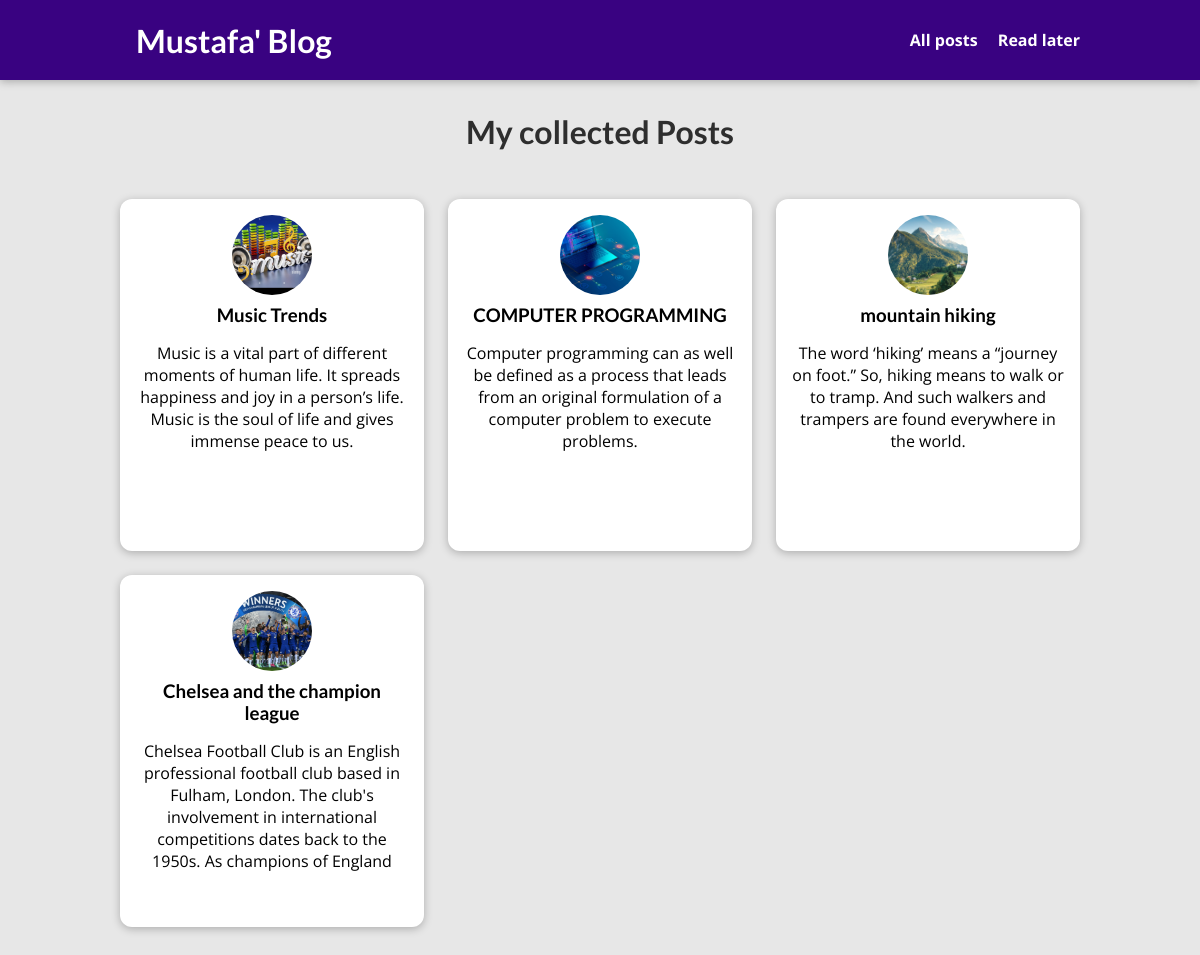
/posts/, run on the app's committed database.
### Blog/models.py (models this page shows, shortened)
class Post(models.Model):
    title = models.CharField(max_length=50)
    excerpt = models.CharField(max_length=200)
    image = models.ImageField(upload_to="posts", null=True, )
    date = models.DateField(auto_now=True)
    slug = models.SlugField(unique=True, db_index=True, )
    content = models.TextField(validators=[MinLengthValidator(10)])
    author = models.ForeignKey(Author, on_delete=models.SET_NULL, null=True, related_name="posts")
    tags = models.ManyToManyField(Tag, )

### Blog/views.py (the view)
# urls.py: path('posts/', views.AllPostsView.as_view(), name='posts-page'),
class AllPostsView(ListView):
    model = Post
    template_name = 'Blog/all_posts.html'
    ordering = ['-date']
    context_object_name = "posts"

### Blog/templates/Blog/all_posts.html (shortened to what this page needs)
{% extends "base.html" %}
{% load static %}
{% block css_file %}
    <link rel="stylesheet" href="{% static "Blog/all-posts.css" %}">
    <link rel="stylesheet" href="{% static "Blog/post.css" %}">
{% endblock %}
{% block body_block %}
    <section id="all-posts">
        <h2> My collected Posts</h2>
        <ul>
            {% for p in posts %}
                {% include "Blog/includes/post.html" %}
            {% endfor %}
        </ul>
    </section>
{% endblock %}

### templates/base.html (shortened to what this page needs)
{% load static %}
<!DOCTYPE html>
<html lang="en">
<head>
    <link rel="stylesheet" href="{% static "app.css" %}">
    {% block css_file %}{% endblock %}
</head>
<body>
<header id="main-navigation">
    <h1><a href="{% url "starting-page" %}">Mustafa' Blog</a></h1>
    <nav>
        <a href="{% url "posts-page" %}">All posts</a>
        <a href="{% url "read-later" %}">Read later</a>
    </nav>
</header>
{% block body_block %}{% endblock %}
</body>
</html>

### Blog/templates/Blog/includes/post.html
<li>
    <article class="post">
        <a href="{% url "post-details-page" p.slug %}">
            <img src="{{ p.image.url }}" alt="{{ p.title }}">
            <div class="post__content">
                <h3> {{ p.title }}</h3>
                <p>{{ p.excerpt }}</p>
            </div>
        </a>
    </article>
</li>

### static/app.css (style rules this page uses)
* { box-sizing: border-box; }
html { font-family: 'Open Sans', 'Lato', sans-serif; }
body { margin: 0; }
h1, h2, h3 { font-family: 'Lato', sans-serif; font-weight: bold; }
#main-navigation { width: 100%; height: 5rem; display: flex; justify-content: space-between; align-items: center; padding: 0 10%; position: absolute; top: 0; left: 0; }
#main-navigation a { text-decoration: none; color: white; font-weight: bold; margin-left: 1rem; }

### Blog/static/Blog/all-posts.css (style rules this page uses)
body { background-color: #e7e7e7; }
#main-navigation { background-color: #390281; box-shadow: 0 2px 8px rgba(0, 0, 0, 0.25); }
#all-posts { margin: 7rem auto; width: 90%; max-width: 60rem; }
#all-posts h2 { text-align: center; font-size: 2rem; color: #2e2e2e; margin: 3rem 0; }
ul { list-style: none; margin: 0; padding: 0; display: grid; grid-template-columns: repeat(auto-fill, minmax(17rem, 1fr)); gap: 1.5rem; }
.post img { width: 7rem; height: 7rem; }
.post a { height: 22rem; transform-origin: center; box-shadow: 0 2px 8px rgba(0, 0, 0, 0.25); border-radius: 12px; background-color: white; }

### Blog/static/Blog/post.css (style rules this page uses)
.post { display: flex; flex-direction: column; align-items: center; text-align: center; }
.post a { text-decoration: none; color: black; transition: all 0.2s ease; padding: 1rem; }
.post img { width: 5rem; height: 5rem; object-fit: cover; border-radius: 50%; }
.post h3 { margin: 0.25rem 0; }

### data on the page
Post: image (picture), title "Music Trends", excerpt "Music is a vital part of different moments of human life. It spreads happiness and joy in a person’s life. Music is the soul of life and gives immense peace to us."
Post: image (picture), title "COMPUTER PROGRAMMING", excerpt "Computer programming can as well be defined as a process that leads from an original formulation of a computer problem to execute problems."
Post: image (picture), title "mountain hiking", excerpt "The word ‘hiking’ means a “journey on foot.” So, hiking means to walk or to tramp. And such walkers and trampers are found everywhere in the world."
Post: image (picture), title "Chelsea and the champion league", excerpt "Chelsea Football Club is an English professional football club based in Fulham, London. The club's involvement in international competitions dates back to the 1950s. As champions of England"
